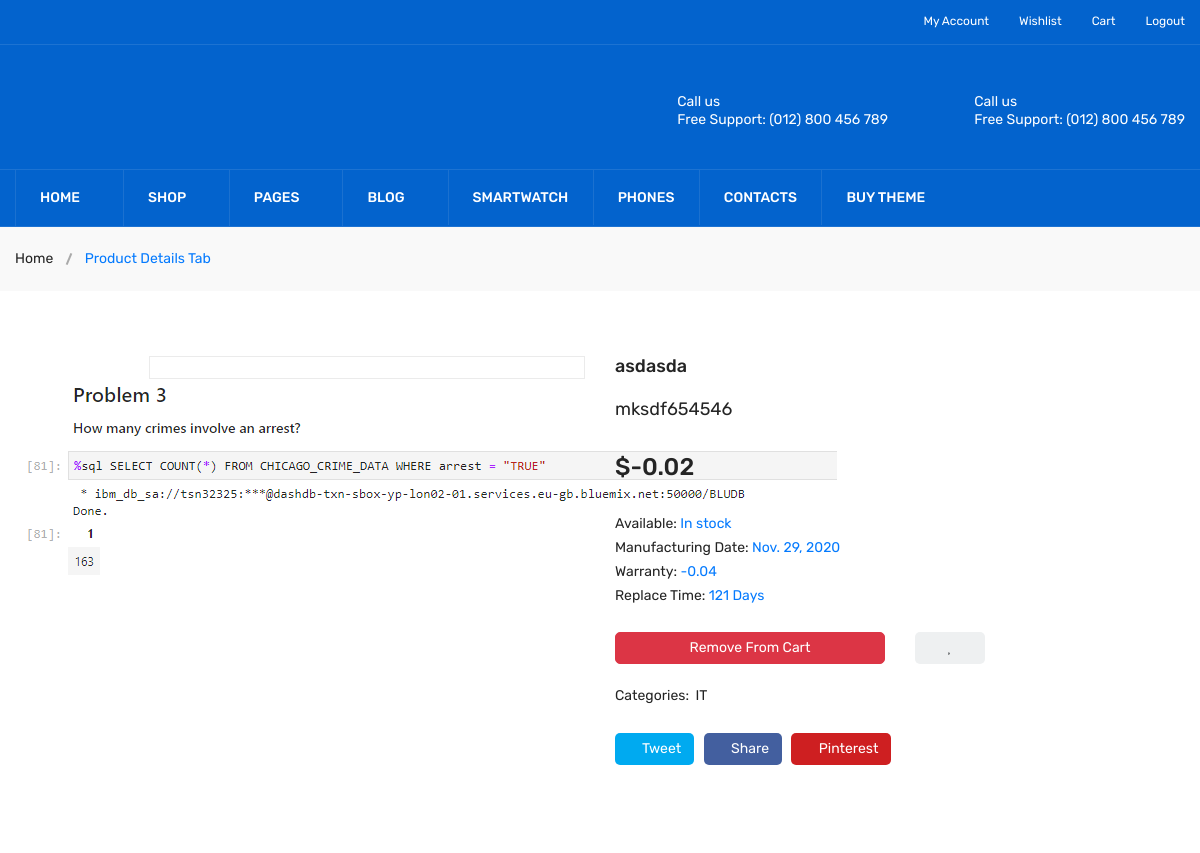
The page /EngineeringTools/Product_Details/4 (signed in, upper part) on the database as committed earlier.
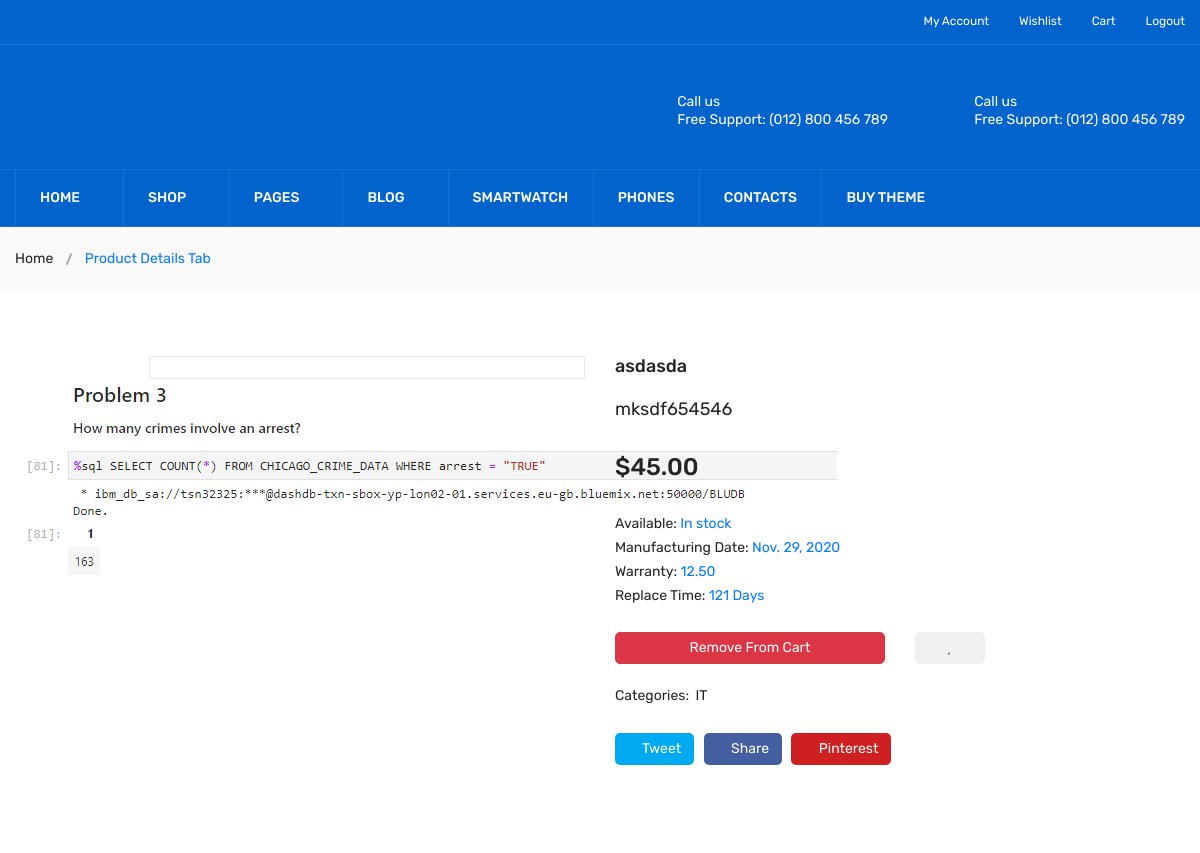
The same page on the database as committed later.
### Company/models.py (models this page shows, shortened)
class Product_Hardware(models.Model):
    p_company_id = models.CharField(max_length = 20)
    p_name = models.CharField(max_length = 50)
    p_model_no = models.CharField(max_length = 20)
    p_bio = models.TextField()
    p_manufacturing_date = models.DateField()
    p_img_1 = models.ImageField(upload_to= upload_product_img_path)
    p_img_2 = models.ImageField(upload_to= upload_product_img_path)
    p_img_3 = models.ImageField(upload_to= upload_product_img_path, null=True, blank=True)
    p_img_4 = models.ImageField(upload_to= upload_product_img_path, null=True, blank=True)
    p_img_5 = models.ImageField(upload_to= upload_product_img_path, null=True, blank=True)
    p_img_6 = models.ImageField(upload_to= upload_product_img_path, null=True, blank=True)
    p_catagory = models.ForeignKey(Product_Catagory, on_delete = models.CASCADE)
    p_price = models.DecimalField(max_digits = 10, decimal_places = 2)
    P_warranty = models.DecimalField(max_digits = 4, decimal_places = 2)
    p_replace_time = models.CharField(max_length = 3)
    p_ppt = models.FileField( upload_to=upload_ppt_path, null= True, blank= True)
    p_pdf = models.FileField(upload_to = upload_pdf_path,null=True, blank=True)
    p_blog_link = models.URLField(null=True, blank=True)
    p_youtube_link = models.URLField(null=True, blank=True)
    p_software_link = models.URLField(max_length = 200, null=True, blank= True)
    p_feature_1 = models.CharField(max_length = 300)
    p_feature_2 = models.CharField(max_length=300)
    p_feature_3 = models.CharField(max_length=300, null=True, blank=True)
    p_feature_4 = models.CharField(max_length=300, null=True, blank=True)
    p_feature_5 = models.CharField(max_length=300, null=True, blank=True)
    p_feature_6 = models.CharField(max_length=300, null=True, blank=True)
    p_creation_date = models.DateTimeField(auto_now_add= True)
    p_updated_date = models.DateTimeField(auto_now= True)

### User/views.py (the view)
def Product_Details_View(request, ID):
    temp = "User/product_details.html"
    data = Product_Hardware.objects.get(id = ID)
    category = Product_Catagory.objects.get(id = data.p_catagory_id)
    review_form = Product_Review_form()
    review_data = Product_Review.objects.filter(product_id = ID)
    InWishlist = Wishlist.objects.filter(product_name__iexact=data.p_name, user_email__iexact=request.user.email).exists()
    InCart = Cart.objects.filter(product_name__iexact=data.p_name, user_email__iexact=request.user.email).exists()
    return render(request, temp, {'data':data, 'categoryName':category.catagory_name, 'review_form':review_form, 'review_data':review_data, 'inWishList':InWishlist, 'inCart':InCart})

### Templates/User/product_details.html (shortened to what the changed rows need)
{% extends 'User/header_footer.html' %}
{% load static %}
{% load i18n %}
{% load crispy_forms_tags %}
{% block 'content' %}
        <div class="product-details pt-65 pb-65">
            <div class="container">
                <div class="row">
                    <div class="col-lg-6 col-md-12">
                        <div class="product-details-img">
                            <div id="gallery" class="product-dec-slider-2">
                                <a data-image="{{ MEDIA_ROOT }}{{ data.p_img_2.url }}" data-zoom-image="{{ MEDIA_ROOT }}{{ data.p_img_2.url }}">
                                    <img src="{{ MEDIA_ROOT }}{{ data.p_img_2.url }}" alt="">
                                </a>
                            </div>
                        </div>
                    </div>
                    <div class="col-lg-6 col-md-12">
                        <div class="product-details-content">
                            <h4>{{ data.p_name }}</h4>
                            <br>
                            <h5>{{ data.p_model_no }}</h5>
                            <br>
                            <span>${{ data.p_price }}</span>
                            <div class="in-stock">
                                <p>Available: <span>In stock</span></p>
                                <p>Manufacturing Date: <span>{{data.p_manufacturing_date}}</span></p>
                                <p>Warranty: <span>{{data.P_warranty}}</span></p>
                                <p>Replace Time: <span>{{data.p_replace_time}} Days</span></p>
                                <br>
                            </div>
                            <div class="row">
                                    <div class="col-md-6">
                                    </div>
                                    <div class="col-md-2">
                                    </div>
                            </div>
                            <br>
                            <div class="pro-dec-categories">
                                <ul>
                                </ul>
                            </div>
                            <div class="pro-dec-social">
                                <ul>
                                </ul>
                            </div>
                        </div>
                    </div>
                </div>
            </div>
        </div>
{% endblock %}

Rows that differ between the two databases and show on the page:
changed Product_Hardware "asdasda": p_price "-0.02" → "45.00"; P_warranty "-0.04" → "12.50"
